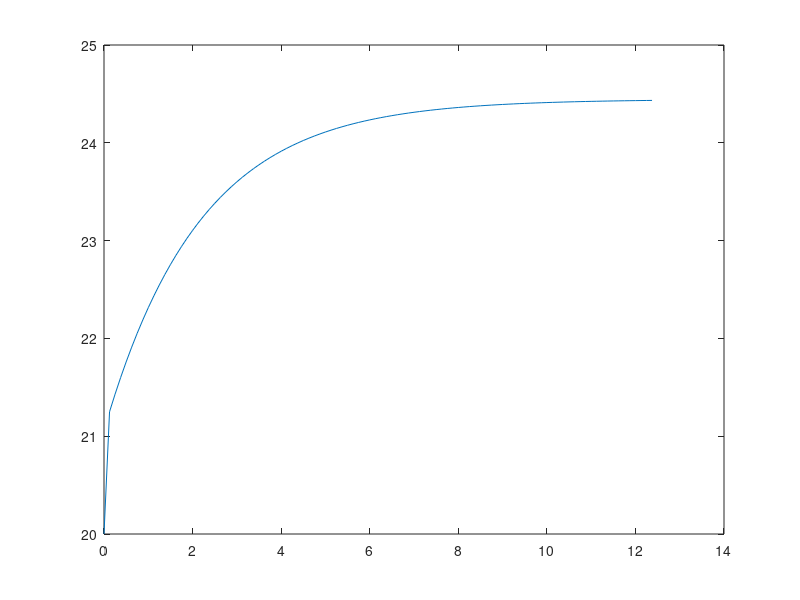

MATLAB code for this plot:
format long;
A=50;
C=500;
M=20;
K=0.5;
Ti=20;
Te=20;
deltaT=0.125;
deltaCg=0.8;
beta=C/M;
tau=C/(K*A);
iter=100;
tf=deltaT*iter;
kh=0.1;
kv=1;
kc=100;
kp=M/(K*A);
v=25;
c1=0;
m1=0;
m=0;
c=20;
constanteK=kv*kc*kh*kp;
betaLC=beta/(kv*kc*kh);
tauLC=tau/(1+constanteK);
r=kh*v; %r=ka*v y kh=ka;
tiempo=0;
e=r-c1;
funcion=@(m1,y)(m1/beta)-((y-Te)/tau);

for i=1:iter
    a(i)=tiempo;
    b(i)=c;
    e=r-c1
    m=kc*e;
    m1=kv*m;
    Cnuevo=c+deltaT*funcion(m1,c);
    c=Cnuevo;
    c1=kh*c;
   
    tiempo=tiempo+deltaT;
end
eehhloco=1/(1+constanteK)
plot(a,b);